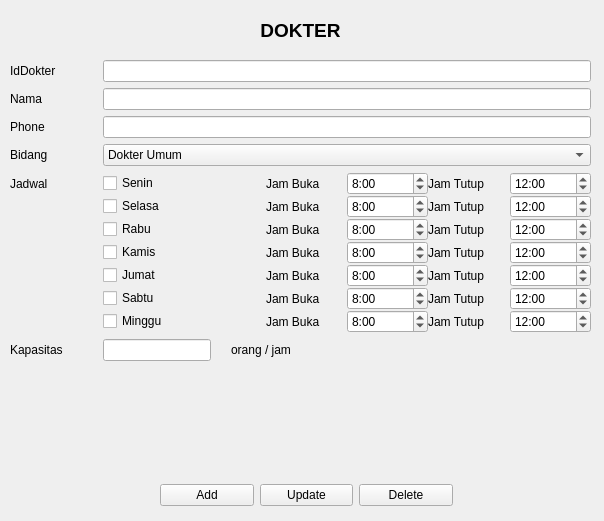
<?xml version="1.0" encoding="UTF-8"?>
<ui version="4.0">
 <class>FrmDokter</class>
 <widget class="QMainWindow" name="FrmDokter">
  <property name="geometry">
   <rect>
    <x>0</x>
    <y>0</y>
    <width>604</width>
    <height>521</height>
   </rect>
  </property>
  <property name="windowTitle">
   <string>FormDokter</string>
  </property>
  <widget class="QWidget" name="centralwidget">
   <widget class="QLabel" name="label">
    <property name="geometry">
     <rect>
      <x>10</x>
      <y>20</y>
      <width>581</width>
      <height>20</height>
     </rect>
    </property>
    <property name="font">
     <font>
      <pointsize>14</pointsize>
      <weight>75</weight>
      <bold>true</bold>
     </font>
    </property>
    <property name="text">
     <string>DOKTER</string>
    </property>
    <property name="alignment">
     <set>Qt::AlignCenter</set>
    </property>
   </widget>
   <widget class="QWidget" name="formLayoutWidget">
    <property name="geometry">
     <rect>
      <x>10</x>
      <y>60</y>
      <width>581</width>
      <height>392</height>
     </rect>
    </property>
    <layout class="QFormLayout" name="formLayout">
     <property name="horizontalSpacing">
      <number>40</number>
     </property>
     <item row="0" column="0">
      <widget class="QLabel" name="idDokterLabel">
       <property name="text">
        <string>IdDokter</string>
       </property>
       <property name="indent">
        <number>-1</number>
       </property>
      </widget>
     </item>
     <item row="0" column="1">
      <widget class="QLineEdit" name="Txt_IdDokter"/>
     </item>
     <item row="1" column="0">
      <widget class="QLabel" name="namaLabel">
       <property name="text">
        <string>Nama</string>
       </property>
      </widget>
     </item>
     <item row="1" column="1">
      <widget class="QLineEdit" name="Txt_Nama"/>
     </item>
     <item row="3" column="0">
      <widget class="QLabel" name="bidangLabel">
       <property name="text">
        <string>Bidang</string>
       </property>
      </widget>
     </item>
     <item row="3" column="1">
      <widget class="QComboBox" name="Cmb_Bidang">
       <item>
        <property name="text">
         <string>Dokter Umum</string>
        </property>
       </item>
       <item>
        <property name="text">
         <string>Kandungan</string>
        </property>
       </item>
       <item>
        <property name="text">
         <string>Anak</string>
        </property>
       </item>
       <item>
        <property name="text">
         <string>Penyakit Dalam</string>
        </property>
       </item>
       <item>
        <property name="text">
         <string>Bedah</string>
        </property>
       </item>
      </widget>
     </item>
     <item row="4" column="0">
      <widget class="QLabel" name="jadwalLabel">
       <property name="text">
        <string>Jadwal</string>
       </property>
      </widget>
     </item>
     <item row="4" column="1">
      <layout class="QVBoxLayout" name="verticalLayout">
       <item>
        <layout class="QHBoxLayout" name="horizontalLayout_3">
         <item>
          <widget class="QCheckBox" name="Chk_Senin">
           <property name="text">
            <string>Senin</string>
           </property>
          </widget>
         </item>
         <item>
          <layout class="QHBoxLayout" name="horizontalLayout_2">
           <item>
            <widget class="QLabel" name="label_3">
             <property name="text">
              <string>Jam Buka</string>
             </property>
            </widget>
           </item>
           <item>
            <widget class="QTimeEdit" name="Time1_Buka">
             <property name="dateTime">
              <datetime>
               <hour>8</hour>
               <minute>0</minute>
               <second>0</second>
               <year>2000</year>
               <month>1</month>
               <day>2</day>
              </datetime>
             </property>
             <property name="displayFormat">
              <string>h:mm</string>
             </property>
            </widget>
           </item>
          </layout>
         </item>
         <item>
          <layout class="QHBoxLayout" name="horizontalLayout">
           <item>
            <widget class="QLabel" name="label_2">
             <property name="text">
              <string>Jam Tutup</string>
             </property>
            </widget>
           </item>
           <item>
            <widget class="QTimeEdit" name="Time1_Tutup">
             <property name="dateTime">
              <datetime>
               <hour>12</hour>
               <minute>0</minute>
               <second>0</second>
               <year>2000</year>
               <month>1</month>
               <day>1</day>
              </datetime>
             </property>
             <property name="displayFormat">
              <string>h:mm</string>
             </property>
            </widget>
           </item>
          </layout>
         </item>
        </layout>
       </item>
       <item>
        <layout class="QHBoxLayout" name="horizontalLayout_4">
         <item>
          <widget class="QCheckBox" name="Chk_Selasa">
           <property name="text">
            <string>Selasa</string>
           </property>
          </widget>
         </item>
         <item>
          <layout class="QHBoxLayout" name="horizontalLayout_5">
           <item>
            <widget class="QLabel" name="label_4">
             <property name="text">
              <string>Jam Buka</string>
             </property>
            </widget>
           </item>
           <item>
            <widget class="QTimeEdit" name="Time2_Buka">
             <property name="dateTime">
              <datetime>
               <hour>8</hour>
               <minute>0</minute>
               <second>0</second>
               <year>2000</year>
               <month>1</month>
               <day>1</day>
              </datetime>
             </property>
             <property name="displayFormat">
              <string>h:mm</string>
             </property>
            </widget>
           </item>
          </layout>
         </item>
         <item>
          <layout class="QHBoxLayout" name="horizontalLayout_6">
           <item>
            <widget class="QLabel" name="label_5">
             <property name="text">
              <string>Jam Tutup</string>
             </property>
            </widget>
           </item>
           <item>
            <widget class="QTimeEdit" name="Time2_Tutup">
             <property name="dateTime">
              <datetime>
               <hour>12</hour>
               <minute>0</minute>
               <second>0</second>
               <year>2000</year>
               <month>1</month>
               <day>1</day>
              </datetime>
             </property>
             <property name="displayFormat">
              <string>h:mm</string>
             </property>
            </widget>
           </item>
          </layout>
         </item>
        </layout>
       </item>
       <item>
        <layout class="QHBoxLayout" name="horizontalLayout_7">
         <item>
          <widget class="QCheckBox" name="Chk_Rabu">
           <property name="text">
            <string>Rabu</string>
           </property>
          </widget>
         </item>
         <item>
          <layout class="QHBoxLayout" name="horizontalLayout_8">
           <item>
            <widget class="QLabel" name="label_6">
             <property name="text">
              <string>Jam Buka</string>
             </property>
            </widget>
           </item>
           <item>
            <widget class="QTimeEdit" name="Time3_Buka">
             <property name="dateTime">
              <datetime>
               <hour>8</hour>
               <minute>0</minute>
               <second>0</second>
               <year>2000</year>
               <month>1</month>
               <day>1</day>
              </datetime>
             </property>
             <property name="displayFormat">
              <string>h:mm</string>
             </property>
            </widget>
           </item>
          </layout>
         </item>
         <item>
          <layout class="QHBoxLayout" name="horizontalLayout_9">
           <item>
            <widget class="QLabel" name="label_7">
             <property name="text">
              <string>Jam Tutup</string>
             </property>
            </widget>
           </item>
           <item>
            <widget class="QTimeEdit" name="Time3_Tutup">
             <property name="dateTime">
              <datetime>
               <hour>12</hour>
               <minute>0</minute>
               <second>0</second>
               <year>2000</year>
               <month>1</month>
               <day>1</day>
              </datetime>
             </property>
             <property name="displayFormat">
              <string>h:mm</string>
             </property>
            </widget>
           </item>
          </layout>
         </item>
        </layout>
       </item>
       <item>
        <layout class="QHBoxLayout" name="horizontalLayout_10">
         <item>
          <widget class="QCheckBox" name="Chk_Kamis">
           <property name="text">
            <string>Kamis</string>
           </property>
          </widget>
         </item>
         <item>
          <layout class="QHBoxLayout" name="horizontalLayout_11">
           <item>
            <widget class="QLabel" name="label_8">
             <property name="text">
              <string>Jam Buka</string>
             </property>
            </widget>
           </item>
           <item>
            <widget class="QTimeEdit" name="Time4_Buka">
             <property name="dateTime">
              <datetime>
               <hour>8</hour>
               <minute>0</minute>
               <second>0</second>
               <year>2000</year>
               <month>1</month>
               <day>1</day>
              </datetime>
             </property>
             <property name="displayFormat">
              <string>h:mm</string>
             </property>
            </widget>
           </item>
          </layout>
         </item>
         <item>
          <layout class="QHBoxLayout" name="horizontalLayout_12">
           <item>
            <widget class="QLabel" name="label_9">
             <property name="text">
              <string>Jam Tutup</string>
             </property>
            </widget>
           </item>
           <item>
            <widget class="QTimeEdit" name="Time4_Tutup">
             <property name="dateTime">
              <datetime>
               <hour>12</hour>
               <minute>0</minute>
               <second>0</second>
               <year>2000</year>
               <month>1</month>
               <day>1</day>
              </datetime>
             </property>
             <property name="displayFormat">
              <string>h:mm</string>
             </property>
            </widget>
           </item>
          </layout>
         </item>
        </layout>
       </item>
       <item>
        <layout class="QHBoxLayout" name="horizontalLayout_13">
         <item>
          <widget class="QCheckBox" name="Chk_Jumat">
           <property name="text">
            <string>Jumat</string>
           </property>
          </widget>
         </item>
         <item>
          <layout class="QHBoxLayout" name="horizontalLayout_14">
           <item>
            <widget class="QLabel" name="label_10">
             <property name="text">
              <string>Jam Buka</string>
             </property>
            </widget>
           </item>
           <item>
            <widget class="QTimeEdit" name="Time5_Buka">
             <property name="dateTime">
              <datetime>
               <hour>8</hour>
               <minute>0</minute>
               <second>0</second>
               <year>2000</year>
               <month>1</month>
               <day>1</day>
              </datetime>
             </property>
             <property name="displayFormat">
              <string>h:mm</string>
             </property>
            </widget>
           </item>
          </layout>
         </item>
         <item>
          <layout class="QHBoxLayout" name="horizontalLayout_15">
           <item>
            <widget class="QLabel" name="label_11">
             <property name="text">
              <string>Jam Tutup</string>
             </property>
            </widget>
           </item>
           <item>
            <widget class="QTimeEdit" name="Time5_Tutup">
             <property name="dateTime">
              <datetime>
               <hour>12</hour>
               <minute>0</minute>
               <second>0</second>
               <year>2000</year>
               <month>1</month>
               <day>1</day>
              </datetime>
             </property>
             <property name="displayFormat">
              <string>h:mm</string>
             </property>
            </widget>
           </item>
          </layout>
         </item>
        </layout>
       </item>
       <item>
        <layout class="QHBoxLayout" name="horizontalLayout_16">
         <item>
          <widget class="QCheckBox" name="Chk_Sabtu">
           <property name="text">
            <string>Sabtu</string>
           </property>
          </widget>
         </item>
         <item>
          <layout class="QHBoxLayout" name="horizontalLayout_17">
           <item>
            <widget class="QLabel" name="label_12">
             <property name="text">
              <string>Jam Buka</string>
             </property>
            </widget>
           </item>
           <item>
            <widget class="QTimeEdit" name="Time6_Buka">
             <property name="dateTime">
              <datetime>
               <hour>8</hour>
               <minute>0</minute>
               <second>0</second>
               <year>2000</year>
               <month>1</month>
               <day>1</day>
              </datetime>
             </property>
             <property name="displayFormat">
              <string>h:mm</string>
             </property>
            </widget>
           </item>
          </layout>
         </item>
         <item>
          <layout class="QHBoxLayout" name="horizontalLayout_18">
           <item>
            <widget class="QLabel" name="label_13">
             <property name="text">
              <string>Jam Tutup</string>
             </property>
            </widget>
           </item>
           <item>
            <widget class="QTimeEdit" name="Time6_Tutup">
             <property name="dateTime">
              <datetime>
               <hour>12</hour>
               <minute>0</minute>
               <second>0</second>
               <year>2000</year>
               <month>1</month>
               <day>1</day>
              </datetime>
             </property>
             <property name="displayFormat">
              <string>h:mm</string>
             </property>
            </widget>
           </item>
          </layout>
         </item>
        </layout>
       </item>
       <item>
        <layout class="QHBoxLayout" name="horizontalLayout_19">
         <item>
          <widget class="QCheckBox" name="Chk_Minggu">
           <property name="text">
            <string>Minggu</string>
           </property>
          </widget>
         </item>
         <item>
          <layout class="QHBoxLayout" name="horizontalLayout_20">
           <item>
            <widget class="QLabel" name="label_14">
             <property name="text">
              <string>Jam Buka</string>
             </property>
            </widget>
           </item>
           <item>
            <widget class="QTimeEdit" name="Time7_Buka">
             <property name="dateTime">
              <datetime>
               <hour>8</hour>
               <minute>0</minute>
               <second>0</second>
               <year>2000</year>
               <month>1</month>
               <day>1</day>
              </datetime>
             </property>
             <property name="displayFormat">
              <string>h:mm</string>
             </property>
            </widget>
           </item>
          </layout>
         </item>
         <item>
          <layout class="QHBoxLayout" name="horizontalLayout_21">
           <item>
            <widget class="QLabel" name="label_15">
             <property name="text">
              <string>Jam Tutup</string>
             </property>
            </widget>
           </item>
           <item>
            <widget class="QTimeEdit" name="Time7_Tutup">
             <property name="dateTime">
              <datetime>
               <hour>12</hour>
               <minute>0</minute>
               <second>0</second>
               <year>2000</year>
               <month>1</month>
               <day>1</day>
              </datetime>
             </property>
             <property name="displayFormat">
              <string>h:mm</string>
             </property>
            </widget>
           </item>
          </layout>
         </item>
        </layout>
       </item>
      </layout>
     </item>
     <item row="6" column="0">
      <widget class="QLabel" name="kapasitasLabel">
       <property name="text">
        <string>Kapasitas</string>
       </property>
      </widget>
     </item>
     <item row="6" column="1">
      <layout class="QHBoxLayout" name="horizontalLayout_23">
       <property name="spacing">
        <number>20</number>
       </property>
       <property name="rightMargin">
        <number>300</number>
       </property>
       <item>
        <widget class="QLineEdit" name="Txt_Kapasitas"/>
       </item>
       <item>
        <widget class="QLabel" name="label_16">
         <property name="text">
          <string>orang / jam</string>
         </property>
        </widget>
       </item>
      </layout>
     </item>
     <item row="2" column="0">
      <widget class="QLabel" name="phoneLabel">
       <property name="text">
        <string>Phone</string>
       </property>
      </widget>
     </item>
     <item row="2" column="1">
      <widget class="QLineEdit" name="Txt_Phone"/>
     </item>
    </layout>
   </widget>
   <widget class="QWidget" name="layoutWidget">
    <property name="geometry">
     <rect>
      <x>160</x>
      <y>480</y>
      <width>293</width>
      <height>30</height>
     </rect>
    </property>
    <layout class="QHBoxLayout" name="horizontalLayout_22">
     <item>
      <widget class="QPushButton" name="PB_add">
       <property name="text">
        <string>Add</string>
       </property>
      </widget>
     </item>
     <item>
      <widget class="QPushButton" name="PB_update">
       <property name="text">
        <string>Update</string>
       </property>
      </widget>
     </item>
     <item>
      <widget class="QPushButton" name="PB_del">
       <property name="text">
        <string>Delete</string>
       </property>
      </widget>
     </item>
    </layout>
   </widget>
  </widget>
 </widget>
 <tabstops>
  <tabstop>Txt_IdDokter</tabstop>
  <tabstop>Txt_Nama</tabstop>
  <tabstop>Txt_Phone</tabstop>
  <tabstop>Cmb_Bidang</tabstop>
  <tabstop>Chk_Senin</tabstop>
  <tabstop>Time1_Buka</tabstop>
  <tabstop>Time1_Tutup</tabstop>
  <tabstop>Chk_Selasa</tabstop>
  <tabstop>Time2_Buka</tabstop>
  <tabstop>Time2_Tutup</tabstop>
  <tabstop>Chk_Rabu</tabstop>
  <tabstop>Time3_Buka</tabstop>
  <tabstop>Time3_Tutup</tabstop>
  <tabstop>Chk_Kamis</tabstop>
  <tabstop>Time4_Buka</tabstop>
  <tabstop>Time4_Tutup</tabstop>
  <tabstop>Chk_Jumat</tabstop>
  <tabstop>Time5_Buka</tabstop>
  <tabstop>Time5_Tutup</tabstop>
  <tabstop>Chk_Sabtu</tabstop>
  <tabstop>Time6_Buka</tabstop>
  <tabstop>Time6_Tutup</tabstop>
  <tabstop>Chk_Minggu</tabstop>
  <tabstop>Time7_Buka</tabstop>
  <tabstop>Time7_Tutup</tabstop>
  <tabstop>Txt_Kapasitas</tabstop>
  <tabstop>PB_add</tabstop>
  <tabstop>PB_update</tabstop>
  <tabstop>PB_del</tabstop>
 </tabstops>
 <resources/>
 <connections/>
</ui>
